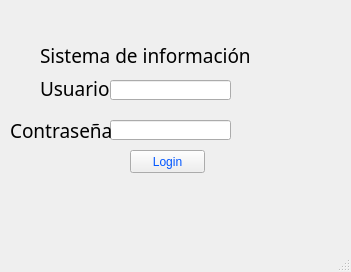
<?xml version="1.0" encoding="UTF-8"?>
<ui version="4.0">
 <class>MainWindow</class>
 <widget class="QMainWindow" name="MainWindow">
  <property name="geometry">
   <rect>
    <x>0</x>
    <y>0</y>
    <width>351</width>
    <height>272</height>
   </rect>
  </property>
  <property name="windowTitle">
   <string>MainWindow</string>
  </property>
  <widget class="QWidget" name="centralwidget">
   <widget class="QPushButton" name="pushButton_login">
    <property name="geometry">
     <rect>
      <x>130</x>
      <y>150</y>
      <width>75</width>
      <height>23</height>
     </rect>
    </property>
    <property name="styleSheet">
     <string notr="true">color: rgb(0, 85, 255);</string>
    </property>
    <property name="text">
     <string>Login</string>
    </property>
   </widget>
   <widget class="QLineEdit" name="user_login">
    <property name="geometry">
     <rect>
      <x>110</x>
      <y>80</y>
      <width>121</width>
      <height>20</height>
     </rect>
    </property>
   </widget>
   <widget class="QLineEdit" name="pass_login">
    <property name="geometry">
     <rect>
      <x>110</x>
      <y>120</y>
      <width>121</width>
      <height>20</height>
     </rect>
    </property>
   </widget>
   <widget class="QLabel" name="label">
    <property name="geometry">
     <rect>
      <x>40</x>
      <y>80</y>
      <width>81</width>
      <height>16</height>
     </rect>
    </property>
    <property name="font">
     <font>
      <family>Microsoft JhengHei Light</family>
      <pointsize>14</pointsize>
     </font>
    </property>
    <property name="text">
     <string>Usuario</string>
    </property>
   </widget>
   <widget class="QLabel" name="label_2">
    <property name="geometry">
     <rect>
      <x>10</x>
      <y>120</y>
      <width>101</width>
      <height>20</height>
     </rect>
    </property>
    <property name="font">
     <font>
      <family>Microsoft JhengHei Light</family>
      <pointsize>14</pointsize>
     </font>
    </property>
    <property name="text">
     <string>Contraseña</string>
    </property>
   </widget>
   <widget class="QLabel" name="label_3">
    <property name="geometry">
     <rect>
      <x>40</x>
      <y>40</y>
      <width>241</width>
      <height>31</height>
     </rect>
    </property>
    <property name="font">
     <font>
      <family>Lucida Sans Unicode</family>
      <pointsize>14</pointsize>
     </font>
    </property>
    <property name="text">
     <string>Sistema de información</string>
    </property>
   </widget>
  </widget>
  <widget class="QMenuBar" name="menubar">
   <property name="geometry">
    <rect>
     <x>0</x>
     <y>0</y>
     <width>351</width>
     <height>21</height>
    </rect>
   </property>
  </widget>
  <widget class="QStatusBar" name="statusbar"/>
 </widget>
 <resources/>
 <connections/>
</ui>
